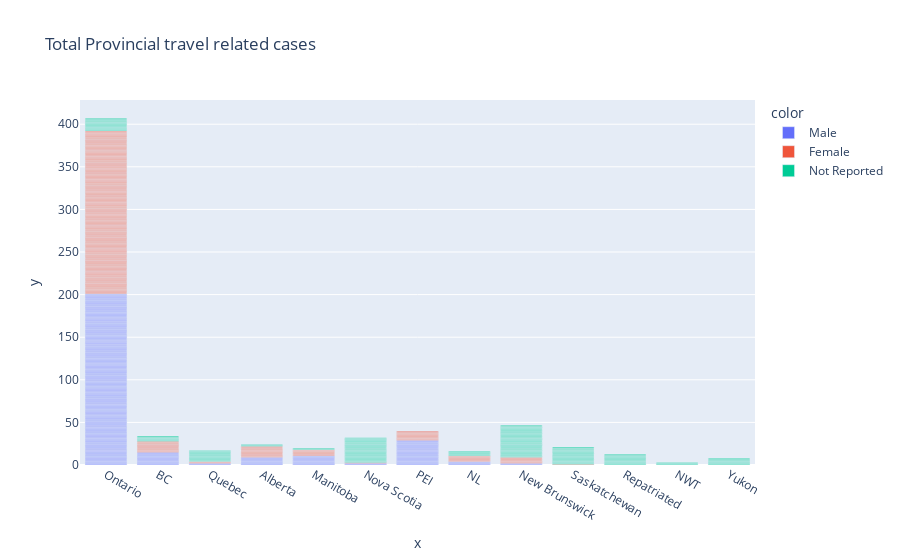

Notebook code for this chart:
### Markdown cell above
- Here we can see a significant spike in the number of the cases related to travel in the Month of **Mar, and Apr**.
 - **March and April** can be viewed as hotspot months for spreading this virus globally because most countries implemented travel restrictions in or after march.
 - After the month of April we can see a drop of more than **~90%** in the cases related to travel.

### Code cell
fig = px.bar(x = travel_cases_df['province'], y = travel_cases_df['has_travel_history'], color=travel_cases_df['sex'], title='Total Provincial travel related cases')
fig.show()
print(travel_cases_df.groupby('province').size().reset_index(name='Travel related cases'))

### Figure 1 — Plotly figure (JSON) as saved in the notebook; plotly's stock layout.template omitted (floating-point values rounded to 4 significant figures; data arrays with more than 128 entries replaced by an {"elided": "..."} marker saying what was removed)
{"data": [{"alignmentgroup": "True", "hovertemplate": "color=Male<br>x=%{x}<br>y=%{y}<extra></extra>", "legendgroup": "Male", "marker": {"color": "#636efa"}, "name": "Male", "offsetgroup": "Male", "orientation": "v", "showlegend": true, "textposition": "auto", "type": "bar", "x": {"elided": "275 str values"}, "xaxis": "x", "y": {"elided": "275 int values"}, "yaxis": "y"}, {"alignmentgroup": "True", "hovertemplate": "color=Female<br>x=%{x}<br>y=%{y}<extra></extra>", "legendgroup": "Female", "marker": {"color": "#EF553B"}, "name": "Female", "offsetgroup": "Female", "orientation": "v", "showlegend": true, "textposition": "auto", "type": "bar", "x": {"elided": "253 str values"}, "xaxis": "x", "y": {"elided": "253 int values"}, "yaxis": "y"}, {"alignmentgroup": "True", "hovertemplate": "color=Not Reported<br>x=%{x}<br>y=%{y}<extra></extra>", "legendgroup": "Not Reported", "marker": {"color": "#00cc96"}, "name": "Not Reported", "offsetgroup": "Not Reported", "orientation": "v", "showlegend": true, "textposition": "auto", "type": "bar", "x": {"elided": "154 str values"}, "xaxis": "x", "y": {"elided": "154 int values"}, "yaxis": "y"}], "layout": {"autosize": true, "barmode": "relative", "legend": {"title": {"text": "color"}, "tracegroupgap": 0}, "title": {"text": "Total Provincial travel related cases"}, "xaxis": {"anchor": "y", "autorange": true, "domain": [0, 1], "range": [-0.5, 12.5], "title": {"text": "x"}, "type": "category"}, "yaxis": {"anchor": "x", "autorange": true, "domain": [0, 1], "range": [0, 428.4], "title": {"text": "y"}, "type": "linear"}}}
